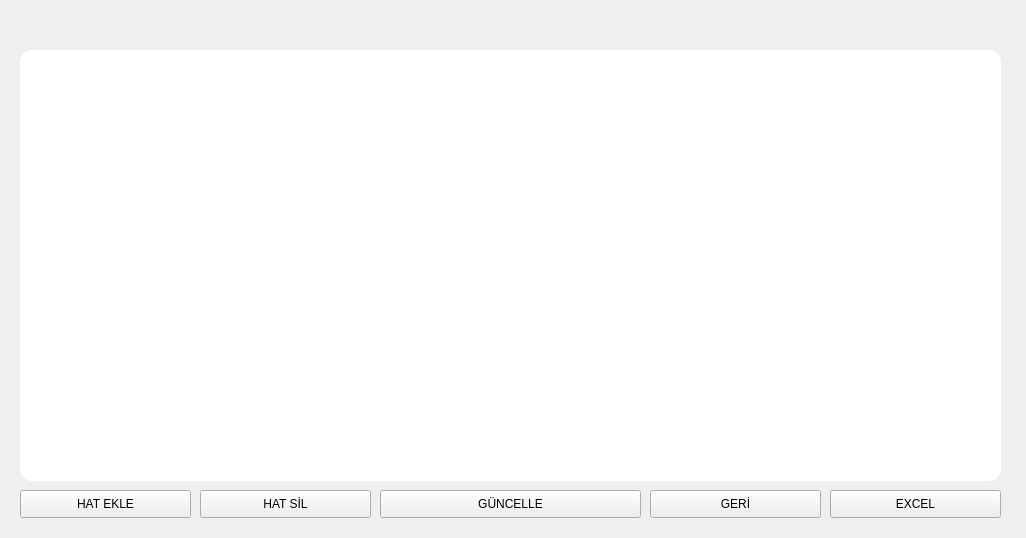
                 <widget class="QWidget" name="product_info_page">
                  <property name="minimumSize">
                   <size>
                    <width>1026</width>
                    <height>538</height>
                   </size>
                  </property>
                  <property name="styleSheet">
                   <string notr="true"/>
                  </property>
                  <widget class="QLabel" name="model_label">
                   <property name="geometry">
                    <rect>
                     <x>720</x>
                     <y>10</y>
                     <width>281</width>
                     <height>31</height>
                    </rect>
                   </property>
                   <property name="styleSheet">
                    <string notr="true">background-image: url(:/images/Images/table_background.png);</string>
                   </property>
                   <property name="text">
                    <string/>
                   </property>
                  </widget>
                  <widget class="QPushButton" name="delete_line_Button">
                   <property name="geometry">
                    <rect>
                     <x>200</x>
                     <y>490</y>
                     <width>171</width>
                     <height>28</height>
                    </rect>
                   </property>
                   <property name="styleSheet">
                    <string notr="true"/>
                   </property>
                   <property name="text">
                    <string>HAT SİL</string>
                   </property>
                  </widget>
                  <widget class="QLabel" name="serial_no_label">
                   <property name="geometry">
                    <rect>
                     <x>20</x>
                     <y>10</y>
                     <width>281</width>
                     <height>31</height>
                    </rect>
                   </property>
                   <property name="styleSheet">
                    <string notr="true">background-image: url(:/images/Images/table_background.png);</string>
                   </property>
                   <property name="text">
                    <string/>
                   </property>
                  </widget>
                  <widget class="QPushButton" name="back_button">
                   <property name="geometry">
                    <rect>
                     <x>650</x>
                     <y>490</y>
                     <width>171</width>
                     <height>28</height>
                    </rect>
                   </property>
                   <property name="styleSheet">
                    <string notr="true"/>
                   </property>
                   <property name="text">
                    <string>GERİ</string>
                   </property>
                  </widget>
                  <widget class="QPushButton" name="add_line_button">
                   <property name="geometry">
                    <rect>
                     <x>20</x>
                     <y>490</y>
                     <width>171</width>
                     <height>28</height>
                    </rect>
                   </property>
                   <property name="styleSheet">
                    <string notr="true"/>
                   </property>
                   <property name="text">
                    <string>HAT EKLE</string>
                   </property>
                  </widget>
                  <widget class="QPushButton" name="excel_export_button">
                   <property name="geometry">
                    <rect>
                     <x>830</x>
                     <y>490</y>
                     <width>171</width>
                     <height>28</height>
                    </rect>
                   </property>
                   <property name="styleSheet">
                    <string notr="true"/>
                   </property>
                   <property name="text">
                    <string>EXCEL</string>
                   </property>
                  </widget>
                  <widget class="QLabel" name="name_label">
                   <property name="geometry">
                    <rect>
                     <x>380</x>
                     <y>10</y>
                     <width>281</width>
                     <height>31</height>
                    </rect>
                   </property>
                   <property name="font">
                    <font>
                     <family>Calibri</family>
                     <pointsize>-1</pointsize>
                     <weight>75</weight>
                     <bold>true</bold>
                    </font>
                   </property>
                   <property name="styleSheet">
                    <string notr="true">background-image: url(:/images/Images/table_background.png);</string>
                   </property>
                   <property name="text">
                    <string/>
                   </property>
                  </widget>
                  <widget class="QPushButton" name="update_product_info_button">
                   <property name="geometry">
                    <rect>
                     <x>380</x>
                     <y>490</y>
                     <width>261</width>
                     <height>28</height>
                    </rect>
                   </property>
                   <property name="styleSheet">
                    <string notr="true"/>
                   </property>
                   <property name="text">
                    <string>GÜNCELLE</string>
                   </property>
                  </widget>
                  <widget class="QTableView" name="product_info_tableView">
                   <property name="geometry">
                    <rect>
                     <x>20</x>
                     <y>50</y>
                     <width>981</width>
                     <height>431</height>
                    </rect>
                   </property>
                   <property name="maximumSize">
                    <size>
                     <width>981</width>
                     <height>16777215</height>
                    </size>
                   </property>
                   <property name="styleSheet">
                    <string notr="true">color: rgb(0,,0,0);
background-image: url(:/images/Images/table_background.png);
background-color: rgb(255,255,255);
font-family: &quot;Calibri&quot;;
font-weight:bold;
font-size:23px;
border-radius: 12px;</string>
                   </property>
                   <property name="editTriggers">
                    <set>QAbstractItemView::AllEditTriggers</set>
                   </property>
                   <property name="dragEnabled">
                    <bool>false</bool>
                   </property>
                  </widget>
                 </widget>
